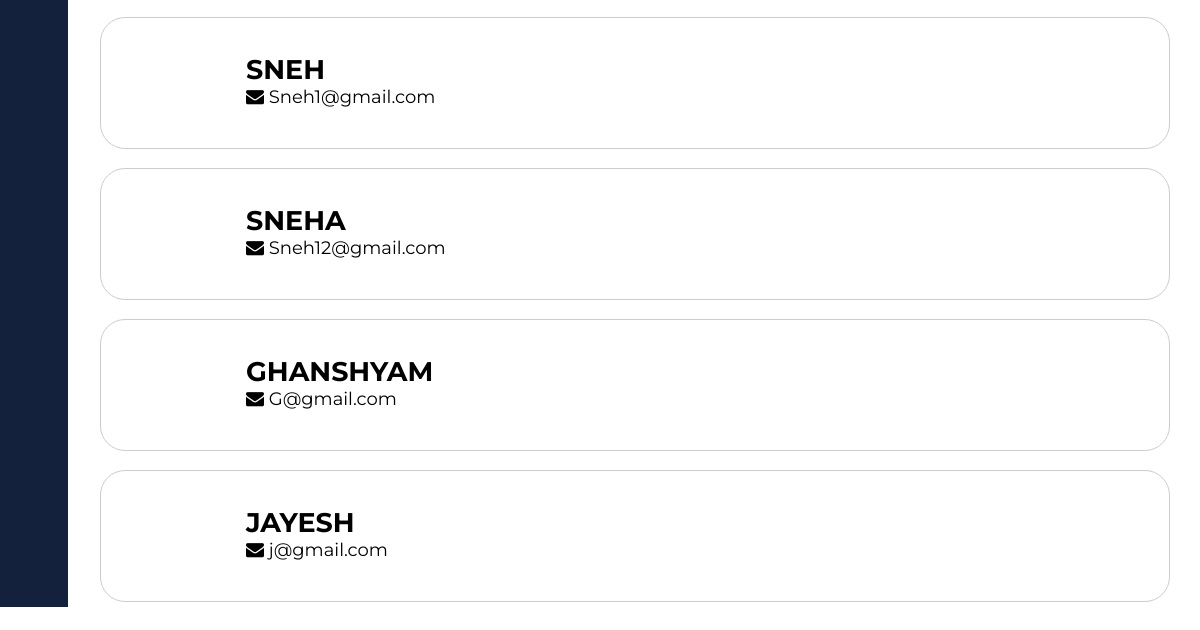
Page /settings/ (lower part) on the earlier database version.
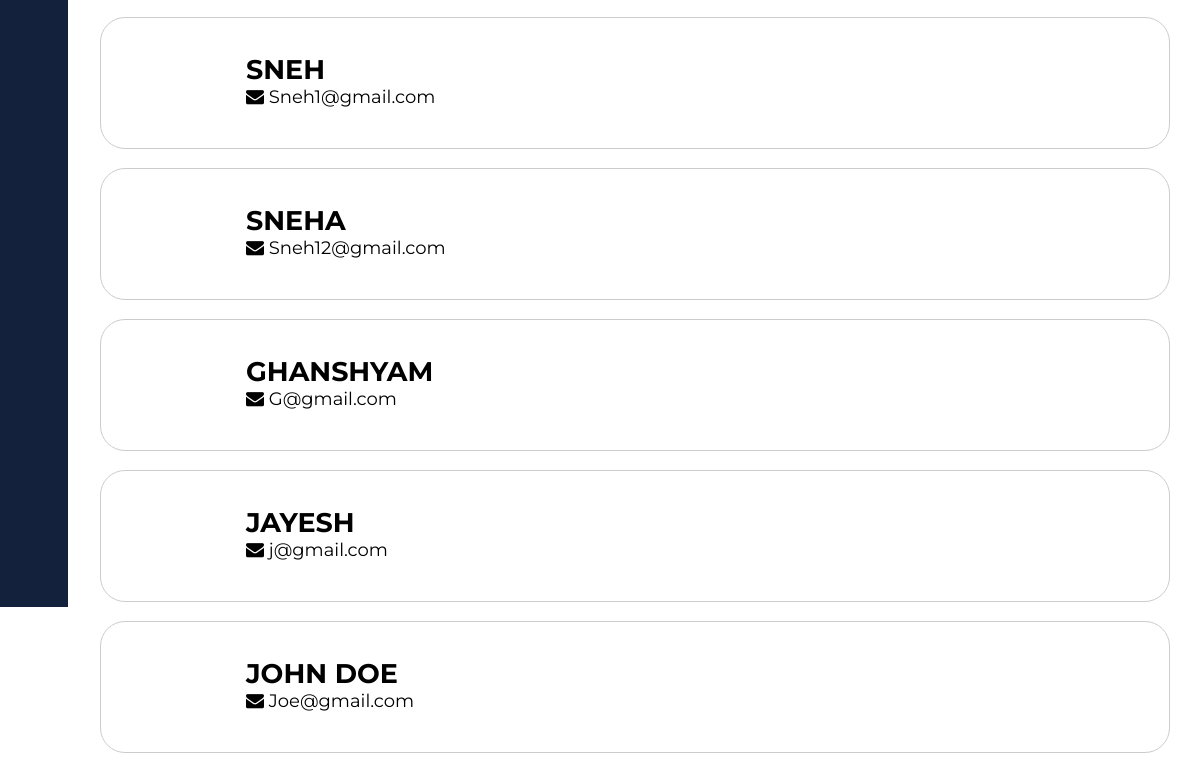
Same page on the later database version.
### authencation/models.py (models this page shows, shortened)
class User(AbstractBaseUser):
    email = models.EmailField(max_length=255, unique=True)
    full_name = models.CharField(max_length=255, blank=True, null=True)
    active = models.BooleanField(default=True)
    staff = models.BooleanField(default=False)
    admin = models.BooleanField(default=False)
    timestamp = models.DateTimeField(auto_now_add=True)
    area_incharge = models.CharField(max_length=300, blank=True, null=True)
    USERNAME_FIELD = 'email'
    REQUIRED_FIELDS = ['full_name']
    objects = UserManager()
    def __str__(self):
        return self.email

### inventory/views.py (the view)
# urls.py: path("settings/", UserSettings.as_view(), name="settings"),
class UserSettings(ListView):
    model = User
    context_object_name = "users"
    template_name = "inventory/settings.html"
    extra_context = {"show": True, "page": 4}

### inventory/templates/inventory/settings.html (shortened to what this page needs)
{% extends "main/base.html" %}
{% load static %}
{% load crispy_forms_tags %}
{% block style %}
<link rel="stylesheet" href='{% static "css/settings.css" %}'/>
{% endblock %}
{% block content %}
<div class="container">
    <div class="main">
            {% for usr in users %}
        <a style="color:black; text-decoration: none; " href="{% url 'setting-detail' usr.id %}">
            <div class="card" style="background-color: white;">
                <div class="circle">
                </div>
                <div class="text">
                    <h2 style="text-transform: uppercase;">{{usr.full_name}}</h2>
                    <div class="card-body">
                        <i class="fa fa-envelope icon"></i>
                        <p>{{usr}}</p>
                    </div>
                </div>
            </div>
        </a>
            <br>
            {% endfor %}
        </div>
    </div>
{% endblock %}

Differences in the rows shown:
added User: full_name "JOHN DOE", email "Joe@gmail.com"
